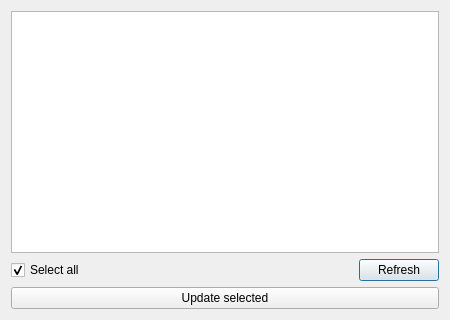
<?xml version="1.0" encoding="UTF-8"?>
<ui version="4.0">
 <class>GameUpdateManagerDialog</class>
 <widget class="QDialog" name="GameUpdateManagerDialog">
  <property name="geometry">
   <rect>
    <x>0</x>
    <y>0</y>
    <width>450</width>
    <height>320</height>
   </rect>
  </property>
  <property name="windowTitle">
   <string>Update game files</string>
  </property>
  <layout class="QVBoxLayout" name="verticalLayout">
   <item>
    <widget class="QListWidget" name="gamePathsListWidget"/>
   </item>
   <item>
    <layout class="QHBoxLayout" name="horizontalLayout">
     <item>
      <widget class="QCheckBox" name="selectAllCheckBox">
       <property name="text">
        <string>Select all</string>
       </property>
       <property name="checked">
        <bool>true</bool>
       </property>
      </widget>
     </item>
     <item>
      <spacer name="horizontalSpacer">
       <property name="orientation">
        <enum>Qt::Orientation::Horizontal</enum>
       </property>
       <property name="sizeHint" stdset="0">
        <size>
         <width>40</width>
         <height>20</height>
        </size>
       </property>
      </spacer>
     </item>
     <item>
      <widget class="QPushButton" name="refreshPathsButton">
       <property name="text">
        <string>Refresh</string>
       </property>
      </widget>
     </item>
    </layout>
   </item>
   <item>
    <widget class="QPushButton" name="updateSelectedButton">
     <property name="text">
      <string>Update selected</string>
     </property>
    </widget>
   </item>
  </layout>
 </widget>
 <resources/>
 <connections/>
</ui>
